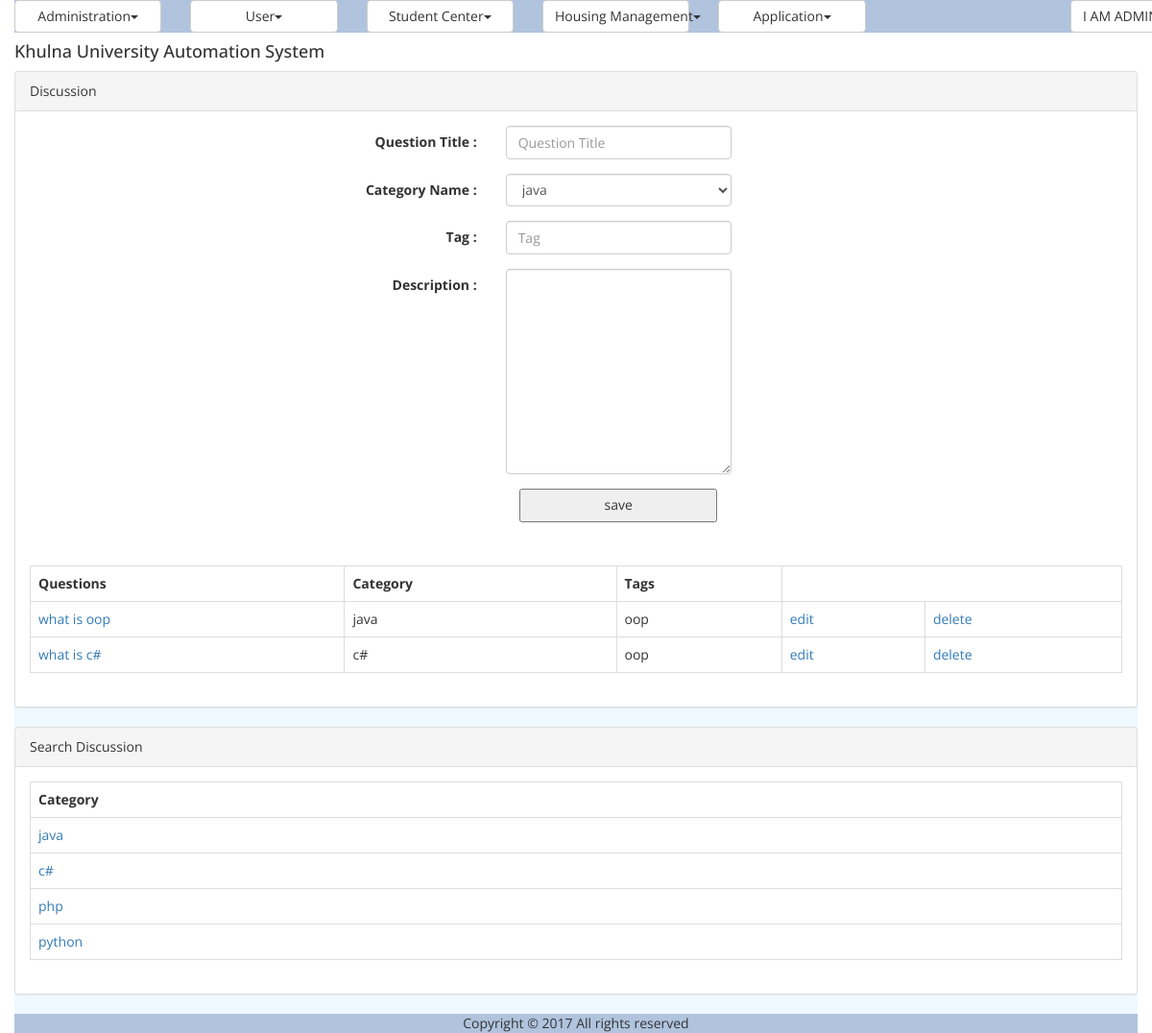
Page /discussion.php (signed in) on the committed database.
### tables this page shows
CREATE TABLE `tbl_discussion_category` (
  `ID` varchar(40) NOT NULL,
  `Name` varchar(40) NOT NULL
);

CREATE TABLE `tbl_discussion` (
  `ID` varchar(40) NOT NULL,
  `Title` varchar(150) NOT NULL,
  `CategoryID` varchar(40) NOT NULL,
  `Description` varchar(300) NOT NULL,
  `Tag` varchar(200) NOT NULL,
  `CreationDate` datetime NOT NULL,
  `CreatorID` varchar(40) NOT NULL
);

### util/class.util.php (called while the page is built, shortened)
<?php
class ConfigUtil implements I_DBConfig, I_LogConfig, I_LanguageConfig{
	public static $s_instance;
	private $_host;
	private $_username;
	private $_password;
	private $_database;
	public static function getInstance() {
		if(!self::$s_instance) {
			self::$s_instance = new self();
		}
		return self::$s_instance;
	}
	private function readConfig(){
		$this->_ini_array = parse_ini_file(CONFIG.'system.ini');
		$this->_host =	$this->_ini_array['db_host'];
		$this->_username = $this->_ini_array['db_username'];
		$this->_password = $this->_ini_array['db_password'];
		$this->_database = $this->_ini_array['db_database'];
	}
	public function getDBHost(){
		return $this->_host;
	}
	public function getDBUserName(){
		return $this->_username;
	}
	public function getDBPassword(){
		return $this->_password;
	}
	public function getDBName(){
		return $this->_database;
	}
}
class DBUtil implements I_DBUtil {
	private static $s_instance;
	private $_host;
	private $_username;
	private $_password;
	private $_database;
	protected $_connection;
	protected $_result;
	public static function getInstance() {
		if(!self::$s_instance) {
			self::$s_instance = new self();
		}
		return self::$s_instance;
	}
	private function readDBConfig(){
		$_config = ConfigUtil::getInstance();
		$this->_host = $_config->getDBHost();
		$this->_username = $_config->getDBUserName();
		$this->_password = $_config->getDBPassword();
		$this->_database = $_config->getDBName();
	}
	private function setConnection(){
		$this->_connection = new mysqli($this->_host, $this->_username,
			$this->_password, $this->_database);
	}
	public function doQuery($sql) {
		$this->_result = $this->_connection->query($sql) or die(mysqli_error($this->_result));
		return $this->_result;
	}
	public function getNumRows() {
		$this->_numRows = mysqli_num_rows($this->_result);
		return $this->_numRows;
	}
	public function getAllRows() {
		$rows = array();
		for($x = 0; $x < $this->getNumRows(); $x++) {
			$rows[] = mysqli_fetch_assoc($this->_result);
		}
		return $rows;
	}
	public function getTopRow() {
		return $this->_result->fetch_array();
	}
}
class LogUtil{
	private static $s_instance;
	public static function getInstance(){
		if(!self::$s_instance) {
			self::$s_instance = new self();
		}
		return self::$s_instance;
	}
}
class LangUtil{
	private static $s_instance;
	public static function getInstance() {
		if(!self::$s_instance) {
			self::$s_instance = new self();
		}
		return self::$s_instance;
	}
}
?>

### modules/forum/ui/blade/view.discussion.blade.php (called while the page is built, shortened)
<?php
include_once UTILITY.'class.util.php';
include_once MODULES_FORUM.'bao/class.discussionbao.php';
include_once MODULES_FORUM.'bao/class.discussionCategorybao.php';
$_DiscussionBAO = new DiscussionBAO();
$_DiscussionCategoryBAO = new DiscussionCategoryBAO();
?>

### modules/forum/bao/class.discussionCategorybao.php (called while the page is built, shortened)
<?php
include_once UTILITY.'class.util.php';
include_once MODULES_FORUM.'dao/class.discussionCategorydao.php';
Class DiscussionCategoryBAO{
	private $_DiscussionCategoryDAO;
	public function __construct(){
		$this->_DiscussionCategoryDAO = new DiscussionCategoryDAO();
	}
	public function getAllDiscussionCategorys(){
		$Result = $this->_DiscussionCategoryDAO->getAllDiscussionCategorys();
		return $Result;
	}
}
?>

### modules/forum/dao/class.discussionCategorydao.php (called while the page is built, shortened)
<?php
include_once COMMON.'class.common.php';
include_once COMMON.'class.common.forum.php';
include_once UTILITY.'class.util.php';
Class DiscussionCategoryDAO{
	private $_DB;
	public function __construct(){
		$this->_DB = DBUtil::getInstance();
	}
	public function getAllDiscussionCategorys(){
		$DiscussionCategoryList = array();
		$this->_DB->doQuery("SELECT * FROM tbl_discussion_category");
		$rows = $this->_DB->getAllRows();
		for($i = 0; $i < sizeof($rows); $i++) {
			$row = $rows[$i];
			$this->_DiscussionCategory = new DiscussionCategory();
		    $this->_DiscussionCategory->setID ( $row['ID']);
		    $this->_DiscussionCategory->setName( $row['Name'] );
		    $DiscussionCategoryList[]=$this->_DiscussionCategory;
		}
		$Result = new Result();
		$Result->setIsSuccess(1);
		$Result->setResultObject($DiscussionCategoryList);
		return $Result;
	}
}
?>

### common/class.common.php (called while the page is built, shortened)
<?php
class Result{
    private $_IsSuccess=0;
    private $_ResultObject;
    public function setIsSuccess($IsSuccess){
        $this->_IsSuccess = $IsSuccess;
    }
    public function getIsSuccess(){
        return $this->_IsSuccess;
    }
    public function setResultObject($ResultObject){
        $this->_ResultObject = $ResultObject;
    }
    public function getResultObject(){
        return $this->_ResultObject;
    }
}
?>

### common/class.common.forum.php (called while the page is built, shortened)
<?php
class DiscussionCategory{
    private $_ID;
    private $_name;
    public function setID ( $ID ) {
        $this->_ID = $ID;
    }
    public function getID () {
        return $this->_ID;
    }
    public function setName ($Name){
        $this->_name = $Name;
    }
    public function getName(){
        return $this->_name;
    }
}
class Discussion{
    private $_ID;
    private $_Name;
    private $_Category;
    private $_Tag;
    public function setID ( $ID ) {
        $this->_ID = $ID;
    }
    public function getID () {
        return $this->_ID;
    }
    public function setName ( $Name ) {
        $this->_Name = $Name;
    }
    public function getName () {
        return $this->_Name;
    }
    public function setCategory ( $Category ) {
        $this->_Category = $Category;
    }
    public function getCategory () {
        return $this->_Category;
    }
    public function setTag( $Tag ) {
        $this->_Tag = $Tag;
    }
    public function getTag() {
        return $this->_Tag;
    }
}
?>

### modules/forum/bao/class.discussionbao.php (called while the page is built, shortened)
<?php
include_once UTILITY.'class.util.php';
include_once MODULES_FORUM.'dao/class.discussiondao.php';
Class DiscussionBAO{
	private $_DiscussionDAO;
	public function __construct(){
		$this->_DiscussionDAO = new DiscussionDAO();
	}
	public function getAllDiscussions(){
		$Result = $this->_DiscussionDAO->getAllDiscussions();
		return $Result;
	}
	public function getNameFromCatagoryID($Discussion){
		$Result = $this->_DiscussionDAO->getNameFromCatagoryID($Discussion);
		return $Result;
	}
}
?>

### modules/forum/dao/class.discussiondao.php (called while the page is built, shortened)
<?php
include_once COMMON.'class.common.php';
include_once COMMON.'class.common.forum.php';
include_once UTILITY.'class.util.php';
include_once 'class.discussionCategorydao.php';
Class DiscussionDAO{
	private $_DB;
	public function __construct(){
		$this->_DB = DBUtil::getInstance();
	}
	public function getAllDiscussions(){
		$DiscussionList = array();
		$this->_DB->doQuery("SELECT * FROM tbl_discussion");
		$rows = $this->_DB->getAllRows();
		for($i = 0; $i < sizeof($rows); $i++) {
			$row = $rows[$i];
			$this->_Discussion = new Discussion();
		    $this->_Discussion->setID ( $row['ID']);
		    $this->_Discussion->setName( $row['Title'] );
		    $this->_Discussion->setCategory( $row['CategoryID'] );
		    $this->_Discussion->setDescription( $row['Description'] );
		    $this->_Discussion->setTag( $row['Tag'] );
		    $this->_Discussion->setCreationDate( $row['CreationDate'] );
		    $this->_Discussion->setCreator( $row['CreatorID'] );
		    $DiscussionList[]=$this->_Discussion;
		}
		$Result = new Result();
		$Result->setIsSuccess(1);
		$Result->setResultObject($DiscussionList);
		return $Result;
	}
	public function getNameFromCatagoryID($CatagoryID){
		$SQL = "SELECT * FROM tbl_discussion_category
				WHERE ID='".$CatagoryID."'";
		$SQL = $this->_DB->doQuery($SQL);
		$row = $this->_DB->getTopRow();
		$this->_DiscussionCategory = new DiscussionCategory();
		$this->_DiscussionCategory->setID ( $row['ID']);
		$this->_DiscussionCategory->setName( $row['Name'] );
	 	$Result = new Result();
		$Result->setIsSuccess(1);
		$Result->setResultObject($this->_DiscussionCategory);
		return $Result;
	}
}
?>

### modules/forum/ui/view.discussion.php (the view)
<?php
include_once 'blade/view.discussion.blade.php';
include_once COMMON.'class.common.php';
?>
<div class="panel panel-default">
    <div class="panel-heading">Discussion</div>
    <div class="panel-body">
	<div id="form">
		<form method="post" class="form-horizontal">
			<div class="form-group">
				<label class="control-label col-sm-4" for="txtQuestion">Question Title : </label>
				<div class="col-sm-6">
					<input type="text" class="form-control"  name="txtQuestion" placeholder="Question Title" value="<?php
					if(isset($_GET['edit'])) echo $getROW->getName();  ?>" />
				</div>
			</div>
			<div class="form-group">
				<label class="control-label col-sm-4" for="txtCat">Category Name : </label>
				<div class="col-sm-6">
						    <?php
						    $var = '<select name="txtCat" class="form-control"  id="select-from-cat">';
							$Result = $_DiscussionCategoryBAO->getAllDiscussionCategorys();
							if($Result->getIsSuccess()){
								$DiscussionCategorys = $Result->getResultObject();
						       for ($i=0; $i < sizeof($DiscussionCategorys); $i++) {
						       		$DiscussionCategory = $DiscussionCategorys[$i];
						    		$var = $var. '<option value="'.$DiscussionCategory->getID().'"';
						          	$var = $var.'>'.$DiscussionCategory->getName().'</option>';
								}
								$var = $var.'</select>';
							}
							echo $var;
							?>
				</div>
			</div>
			<div class="form-group">
				<label class="control-label col-sm-4" for="txtTag">Tag : </label>
				<div class="col-sm-6">
					<input type="text" class="form-control"  name="txtTag" placeholder="Tag" value="<?php
					if(isset($_GET['edit'])) echo $getROW->getTag();  ?>" />
				</div>
			</div>
			<div class="form-group">
				<label class="control-label col-sm-4" for="txtDes">Description : </label>
				<div class="col-sm-6">
					<textarea rows="10" cols="40" class="form-control"  name="txtDes" placeholder="Description"
					value="<?php
					if(isset($_GET['edit'])) echo $getROW->getDescription();  ?>" >
					</textarea>
				</div>
			</div>
	        <div class="form-group">
              <div class="col-sm-offset-2 col-sm-10">
						<?php
						if(isset($_GET['edit']))
						{
							?>
							<button type="submit" name="update">update</button>
							<?php
						}
						else
						{
							?>
							<button type="submit" name="save">save</button>
							<?php
						}
						?>
				</div>
			</div>
		</form>
	</div>
	</div>
	<div class="panel-body">
	<table class="table table-bordered">
	<?php
	$Result = $_DiscussionBAO->getAllDiscussions();
	if($Result->getIsSuccess()){
		$DiscussionList = $Result->getResultObject();
	?>
		<tr>
			<th>Questions</th>
			<th>Category</th>
			<th>Tags</th>
		</tr>
		<?php
		for($i = 0; $i < sizeof($DiscussionList); $i++) {
			$Discussion = $DiscussionList[$i];
			?>
		    <tr>
		    <td><a href="discussion_comment.php?view=<?php echo $Discussion->getID(); ?>" onclick="return ; " >
		    <?php echo $Discussion->getName(); ?></a></td>
			    <td><?php $id = $Discussion->getCategory();
			    	$Result2 = $_DiscussionBAO->getNameFromCatagoryID($id);
			    	if ($Result2->getIsSuccess()) {
			    		$DiscussionCategory = $Result2->getResultObject();
			    		echo $DiscussionCategory->getName();
			    	}
			    	 ?></td>
			    <td><?php echo $Discussion->getTag(); ?></td>
			    <td><a href="?edit=<?php echo $Discussion->getID(); ?>" onclick="return confirm('sure to edit !'); " >edit</a></td>
			    <td><a href="?del=<?php echo $Discussion->getID(); ?>" onclick="return confirm('sure to delete !'); " >delete</a></td>
		    </tr>
	    <?php
		}
	}
	else{
		echo $Result->getResultObject();
	}
	?>
	</table>
	</div>
</div>
<div class="panel panel-default">
    <div class="panel-heading">Search Discussion</div>
	<div class="panel-body">
		<table class="table table-bordered">
			<tr>
				<th>Category</th>
			</tr>
			<?php
				$Result = $_DiscussionCategoryBAO->getAllDiscussionCategorys();
				if($Result->getIsSuccess())
				{
					$DiscussionCategorys = $Result->getResultObject();
			        for ($i=0; $i < sizeof($DiscussionCategorys); $i++)
					{
						$DiscussionCategory = $DiscussionCategorys[$i];?>
						<tr><td><a href="discussion_search.php?Category=<?php echo $DiscussionCategory->getID(); ?>" onclick="return; "> <?php echo $DiscussionCategory->getName() ?> </a></td>
						</tr>
					<?php
					}
				}
				?>
		</table>
	</div>
</div>

### resources/css/style.css (style rules this page uses)
#form { width:500px; margin:0px auto; text-align:center; }
#form form input { width:100%; height:35px; }
form button { width:50%; height:35px; }
table,td { border:solid #e9e9e9 1px; }

### rows in the picture
tbl_discussion_category: txtCat "java", Name "java"
tbl_discussion: Title "what is oop", tbl_discussion_category.Name "java", Tag "oop"
tbl_discussion: Title "what is c#", tbl_discussion_category.Name "c#", Tag "oop"
tbl_discussion_category: Name "c#"
tbl_discussion_category: Name "php"
tbl_discussion_category: Name "python"

### other values in the picture
$globalMenu[$i]->getTitle() "Administration User Student Center Housing Management Application"
$CurrentUser->getFirstName() "I AM"
